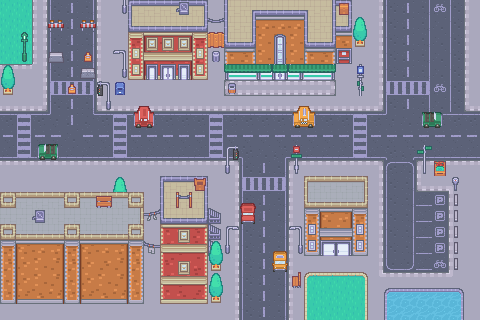

Rendered tile map (Tiled .tmx) drawn with the repository's tilesets; below, a short description and the map source with its tile grids summarised:
An orthogonal 30x20 tile map with 16x16 px tiles, 4 tile layers (Tile Layer 1, tree, tree top, tree top top) and 48 objects.

<map version="1.8" tiledversion="1.8.5" orientation="orthogonal" renderorder="right-down" width="30" height="20" tilewidth="16" tileheight="16" infinite="0" nextlayerid="7" nextobjectid="65">
 <properties>
  <property name="depth" type="int" value="2" />
 </properties>
 <tileset firstgid="1" name="city" tilewidth="16" tileheight="16" tilecount="486" columns="27">
  <image source="../../tilesets/city.png" width="432" height="288" />
 </tileset>
 <layer id="1" name="Tile Layer 1" width="30" height="20">
  <data>[600 cells, 600 non-empty, 63 distinct tile ids]</data>
 </layer>
 <layer id="3" name="tree" width="30" height="20">
  <data>[600 cells, 178 non-empty, 91 distinct tile ids]</data>
 </layer>
 <layer id="4" name="tree top" width="30" height="20">
  <data>[600 cells, 73 non-empty, 37 distinct tile ids]</data>
 </layer>
 <layer id="5" name="tree top top" width="30" height="20">
  <data>[600 cells, 6 non-empty, 5 distinct tile ids]</data>
 </layer>
 <objectgroup id="6" name="objects">
  <object id="2" x="0" y="0" width="16" height="256" />
  <object id="3" x="0" y="304" width="224" height="16" />
  <object id="4" x="464" y="0" width="16" height="320" />
  <object id="5" x="16" y="0" width="448" height="16" />
  <object id="7" x="304" y="304" width="160" height="16" />
  <object id="8" x="128" y="16" width="80" height="64" />
  <object id="9" x="224" y="16" width="112" height="64" />
  <object id="10" x="336" y="16" width="16" height="48" />
  <object id="11" x="208" y="48" width="16" height="14" />
  <object id="14" x="16" y="208" width="128" height="96" />
  <object id="15" x="160" y="192" width="48" height="112" />
  <object id="16" x="208" y="208" width="13" height="47" />
  <object id="19" x="38" y="144" width="20" height="15" />
  <object id="20" x="134" y="112" width="20" height="16" />
  <object id="22" x="112" y="192" width="16" height="16" />
  <object id="23" x="241" y="203" width="14" height="21" />
  <object id="25" x="273" y="251" width="14" height="21" />
  <object id="27" x="304" y="192" width="64" height="64" />
  <object id="28" x="422" y="112" width="20" height="15" />
  <object id="29" x="293" y="112" width="22" height="15" />
  <object id="30" x="122" y="64" width="5" height="14" />
  <object id="31" x="115" y="82" width="10" height="13" />
  <object id="33" x="106" y="96" width="5" height="14" />
  <object id="36" x="68" y="84" width="8" height="10" />
  <object id="37" x="81" y="68" width="14" height="11" />
  <object id="38" x="84" y="52" width="8" height="10" />
  <object id="39" x="48" y="52" width="16" height="11" />
  <object id="41" x="48" y="20" width="16" height="11" />
  <object id="42" x="80" y="20" width="16" height="11" />
  <object id="43" x="1" y="80" width="14" height="15" />
  <object id="46" x="22" y="48" width="5" height="14" />
  <object id="47" x="228" y="83" width="8" height="11" />
  <object id="48" x="294" y="160" width="5" height="14" />
  <object id="49" x="452" y="177" width="7" height="14" />
  <object id="50" x="434" y="161" width="12" height="15" />
  <object id="51" x="423" y="160" width="3" height="14" />
  <object id="52" x="357" y="80" width="7" height="16" />
  <object id="54" x="353" y="32" width="14" height="15" />
  <object id="55" x="224" y="304" width="80" height="16">
   <properties>
    <property name="load" value="forest" />
    <property name="setMapX" type="float" value="230" />
    <property name="setMapY" type="float" value="30" />
   </properties>
  </object>
  <object id="56" x="208" y="256" width="15" height="16" />
  <object id="57" x="208" y="288" width="15" height="16" />
  <object id="58" x="304" y="272" width="64" height="32" />
  <object id="59" x="384" y="288" width="80" height="16" />
  <object id="60" x="225" y="240" width="5" height="14" />
  <object id="61" x="298" y="240" width="5" height="14" />
  <object id="62" x="225" y="160" width="5" height="14" />
  <object id="63" x="292" y="272" width="9" height="16" />
  <object id="64" x="357" y="270" />
 </objectgroup>
</map>
